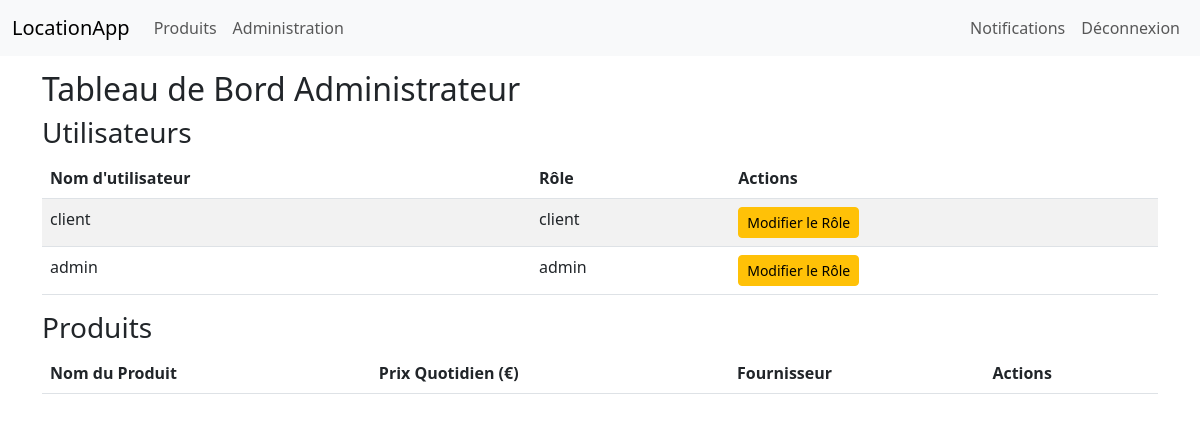
The page /admin/dashboard (signed in) on the database as committed earlier.
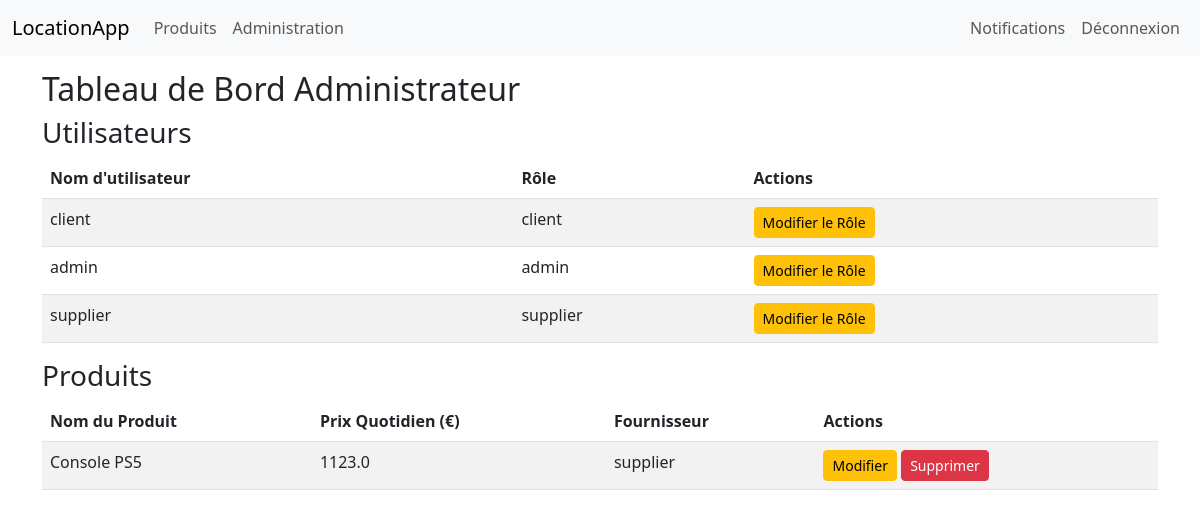
The same page on the database as committed later.
### location_app/models.py (models this page shows, shortened)
class User(UserMixin, db.Model):
    __tablename__ = 'users'
    id = db.Column(db.Integer, primary_key=True)
    username = db.Column(db.String(64), unique=True, index=True, nullable=False)
    password_hash = db.Column(db.String(128), nullable=False)
    trust_index = db.Column(db.Integer, default=5)
    role = db.Column(db.String(32), default="client")  # Rôles : client, supplier, admin
    rentals = db.relationship('Rental', back_populates='user', lazy=True)
    notifications = db.relationship('Notification', back_populates='user', lazy=True)
    products = db.relationship('Product', back_populates='supplier', lazy=True)  # Pour les fournisseurs

class Product(db.Model):
    __tablename__ = 'products'
    id = db.Column(db.Integer, primary_key=True)
    name = db.Column(db.String(128), nullable=False)
    daily_price = db.Column(db.Float, default=0.0)
    avg_rating_product = db.Column(db.Float, default=0.0)  # Champ pour la moyenne des notes
    supplier_id = db.Column(db.Integer, db.ForeignKey('users.id'), nullable=False)  # Référence à l'utilisateur fournisseur
    rentals = db.relationship('Rental', back_populates='product', lazy=True)
    supplier = db.relationship('User', back_populates='products')  # Relation vers le fournisseur

### location_app/admin/routes.py (the view)
@admin_bp.route('/dashboard')
@login_required
@roles_required('admin')
def dashboard():
    users = User.query.all()
    products = Product.query.all()
    return render_template('admin/dashboard.html', users=users, products=products)

### location_app/models.py (called while the page is built)
@login.user_loader
def load_user(user_id):
    return User.query.get(int(user_id))

### location_app/utils.py (called while the page is built)
def roles_required(*roles):
    def decorator(f):
        @wraps(f)
        def decorated_function(*args, **kwargs):
            if not current_user.is_authenticated:
                abort(403)
            if current_user.role not in roles and current_user.role != 'admin':
                abort(403)
            return f(*args, **kwargs)
        return decorated_function
    return decorator

### location_app/templates/admin/dashboard.html
{% extends "base.html" %}
{% block content %}
    <h2>Tableau de Bord Administrateur</h2>
    <h3>Utilisateurs</h3>
    <table class="table table-striped">
        <thead>
            <tr>
                <th>Nom d'utilisateur</th>
                <th>Rôle</th>
                <th>Actions</th>
            </tr>
        </thead>
        <tbody>
            {% for user in users %}
                <tr>
                    <td>{{ user.username }}</td>
                    <td>{{ user.role }}</td>
                    <td>
                        <a href="{{ url_for('admin.promote_user', user_id=user.id) }}" class="btn btn-sm btn-warning">Modifier le Rôle</a>
                    </td>
                </tr>
            {% endfor %}
        </tbody>
    </table>
    <h3>Produits</h3>
    <table class="table table-striped">
        <thead>
            <tr>
                <th>Nom du Produit</th>
                <th>Prix Quotidien (€)</th>
                <th>Fournisseur</th>
                <th>Actions</th>
            </tr>
        </thead>
        <tbody>
            {% for product in products %}
                <tr>
                    <td>{{ product.name }}</td>
                    <td>{{ product.daily_price }}</td>
                    <td>{{ product.supplier.username }}</td>
                    <td>
                        <a href="{{ url_for('products.edit_product', product_id=product.id) }}" class="btn btn-sm btn-warning">Modifier</a>
                        <form method="POST" action="{{ url_for('products.delete_product', product_id=product.id) }}" style="display:inline;">
                            <button type="submit" class="btn btn-sm btn-danger" onclick="return confirm('Êtes-vous sûr de vouloir supprimer ce produit ?');">Supprimer</button>
                        </form>
                    </td>
                </tr>
            {% endfor %}
        </tbody>
    </table>
{% endblock %}

Rows that differ between the two databases and show on the page:
added User: username "supplier", role "supplier"
added Product: name "Console PS5", daily_price "1123.0", supplier.username "supplier"
